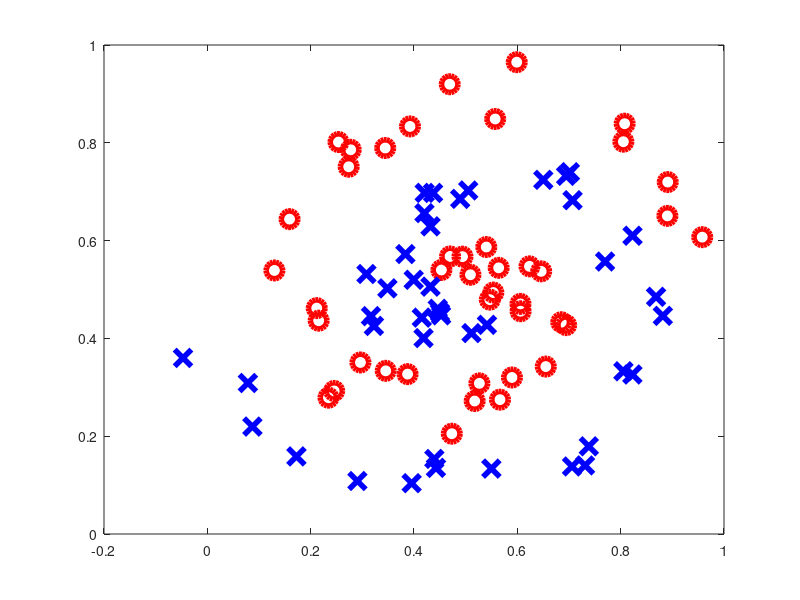

MATLAB code to generate this figure: (Note: this script raises an error after producing the figure.)
function netbpfull
%NETBP_FULL
%   Extended version of netbp, with more graphics
%
%   Set up data for neural net test
%   Use backpropagation to train 
%   Visualize results
%
% C F Higham and D J Higham, Aug 2017
%
%%%%%%% DATA %%%%%%%%%%%
% xcoords, ycoords, targets
% x1 = [0.1,0.3,0.1,0.6,0.4,0.6,0.5,0.9,0.4,0.7];
% x2 = [0.1,0.4,0.5,0.9,0.2,0.3,0.6,0.2,0.4,0.6];
% y = [ones(1,5) zeros(1,5); zeros(1,5) ones(1,5)];

dataset = load('dataset.mat');
x1 = dataset.X(:,1)';
x2 = dataset.X(:,2)';
y = dataset.Y';
xlen = length(x1);
halflen = fix(xlen/2);

figure(1)
clf
a1 = subplot(1,1,1);
plot(x1(1:halflen),x2(1:halflen),'ro','MarkerSize',12,'LineWidth',4)
hold on
plot(x1(halflen+1:xlen),x2(halflen+1:xlen),'bx','MarkerSize',12,'LineWidth',4)
a1.XTick = [0 1];
a1.YTick = [0 1];
a1.FontWeight = 'Bold';
a1.FontSize = 16;
xlim([0,1])
ylim([0,1])

%print -dpng pic_xy.png

%%%%%%%%%%%%%%%%%%%%%%%%%%%%%%%%%%%%%%%%
% Initialize weights and biases 
rng(5000);
W2 = 0.5*randn(10,2);
W3 = 0.5*randn(8,10);
W4 = 0.5*randn(2,8);
b2 = 0.5*randn(10,1);
b3 = 0.5*randn(8,1);
b4 = 0.5*randn(2,1);
%%%%%%%%%%%%%%%%%%%%%%%%%%%%%%%%%%%%%%%%

%%%%%%%%%%%%%%%%%%%%%%%%%%%%%%%%%%%%%%%%
% Forward and Back propagate 
% Pick a training point at random
eta = 0.25;
Niter = 1e6;
savecost = zeros(Niter,1);
saveaccuracy = zeros(Niter, 1);
for counter = 1:Niter
    k = randi(xlen);
    l = randi(xlen);
    m = randi(xlen);
    n = randi(xlen);
    x = [x1(k) x1(l) x1(m) x1(n); x2(k) x2(l) x2(m) x2(n)]; % increase batch size to 4
    % Forward pass
    a2 = activate(x,W2,b2);
    a3 = activate(a2,W3,b3);
    a4 = activate(a3,W4,b4);
    % Backward pass
    delta4 = a4.*(1-a4).*(a4-y(:,k));
    delta3 = a3.*(1-a3).*(W4'*delta4);
    delta2 = a2.*(1-a2).*(W3'*delta3);
    % Gradient step
    W2 = W2 - eta*delta2*x';
    W3 = W3 - eta*delta3*a2';
    W4 = W4 - eta*delta4*a3';
    b2 = b2 - eta*delta2;
    b3 = b3 - eta*delta3;
    b4 = b4 - eta*delta4;
    % Monitor progress
    [newcost, accuracy] = cost(W2,W3,W4,b2,b3,b4);   % display cost to screen
    savecost(counter) = newcost;
    saveaccuracy(counter) = accuracy;   % adds each accuracy to vector for plotting
    if accuracy == 1    % if all points are 97% accurate, exit loop to stop training
        fprintf('number of iterations: %d\n', Niter);
        break
    end
end
fprintf('Final accuracy: %f\n', accuracy);

figure(2)
clf
semilogy([1:1e4:Niter],savecost(1:1e4:Niter),'b-','LineWidth',2)
xlabel('Iteration Number')
ylabel('Value of cost function')
set(gca,'FontWeight','Bold','FontSize',18)
print -dpng pic_cost.png

%%%%%%%%%%% Display shaded and unshaded regions 
N = 500;
Dx = 1/N;
Dy = 1/N;
xvals = [0:Dx:1];
yvals = [0:Dy:1];
for k1 = 1:N+1
    xk = xvals(k1);
    for k2 = 1:N+1
        yk = yvals(k2);
        xy = [xk;yk];
        a2 = activate(xy,W2,b2);
        a3 = activate(a2,W3,b3);
        a4 = activate(a3,W4,b4);
        Aval(k2,k1) = a4(1);
        Bval(k2,k1) = a4(2);
     end
end
[X,Y] = meshgrid(xvals,yvals);

figure(3)
clf
a2 = subplot(1,1,1);
Mval = Aval>Bval;
contourf(X,Y,Mval,[0.5 0.5])
hold on
colormap([1 1 1; 0.8 0.8 0.8])
plot(x1(1:halflen),x2(1:halflen),'ro','MarkerSize',12,'LineWidth',4)
plot(x1(halflen+1:xlen),x2(halflen+1:xlen),'bx','MarkerSize',12,'LineWidth',4)
a2.XTick = [0 1];
a2.YTick = [0 1];
a2.FontWeight = 'Bold';
a2.FontSize = 16;
xlim([0,1])
ylim([0,1])

print -dpng pic_bdy_bp.png

% adding in accuracy plot. follows same specs as other figures, especially
% fig 2 (since both have iteration number on the x axis)
figure(4)
clf
plot([1:1e4:Niter], saveaccuracy(1:1e4:Niter),'b-','LineWidth',2)
xlabel('Iteration Number')
ylabel('Accuracy')
set(gca,'FontWeight','Bold','FontSize',18)
ylim([0,1])


  function [costval, accuracy] = cost(W2,W3,W4,b2,b3,b4)
     accuracy = 0;
     costvec = zeros(xlen,1); 
     for i = 1:xlen
         x =[x1(i);x2(i)];
         a2 = activate(x,W2,b2);
         a3 = activate(a2,W3,b3);
         a4 = activate(a3,W4,b4);
         costvec(i) = norm(y(:,i) - a4,2);

         for j = 1:length(y(:,i))
            if y(j,i) == 1
                if a4(j) >= 0.97 % checks if each point is 97% accurate; if it is, it counts as accurate 
                    accuracy = accuracy + 1; % accuracy equals the number of 97% accurate points at the end of the outer loop
                end
            end
         end
     end
     costval = norm(costvec,2)^2;
     accuracy = accuracy/xlen; % divides accuracy by total number of points to get percentage of accurate points
   end % of nested function
end